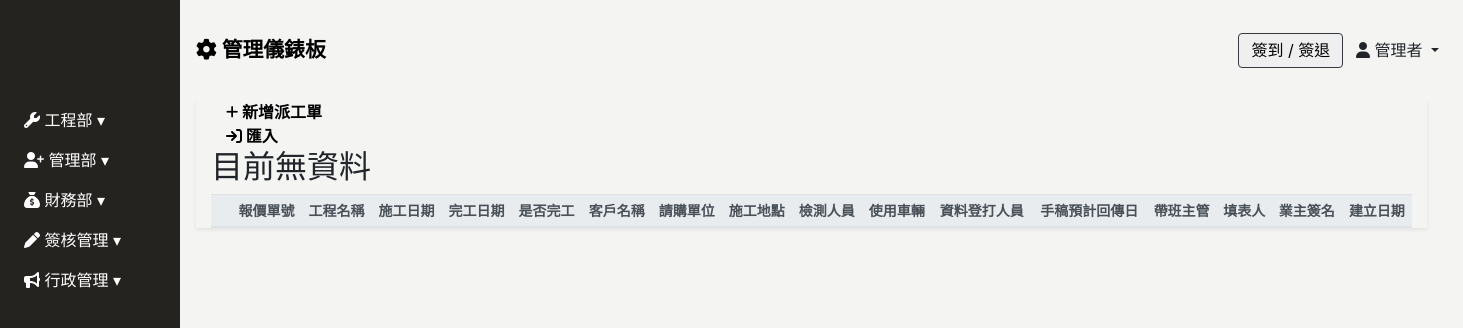
/employee_assign/ (signed in), run on an earlier commit of the app's database.
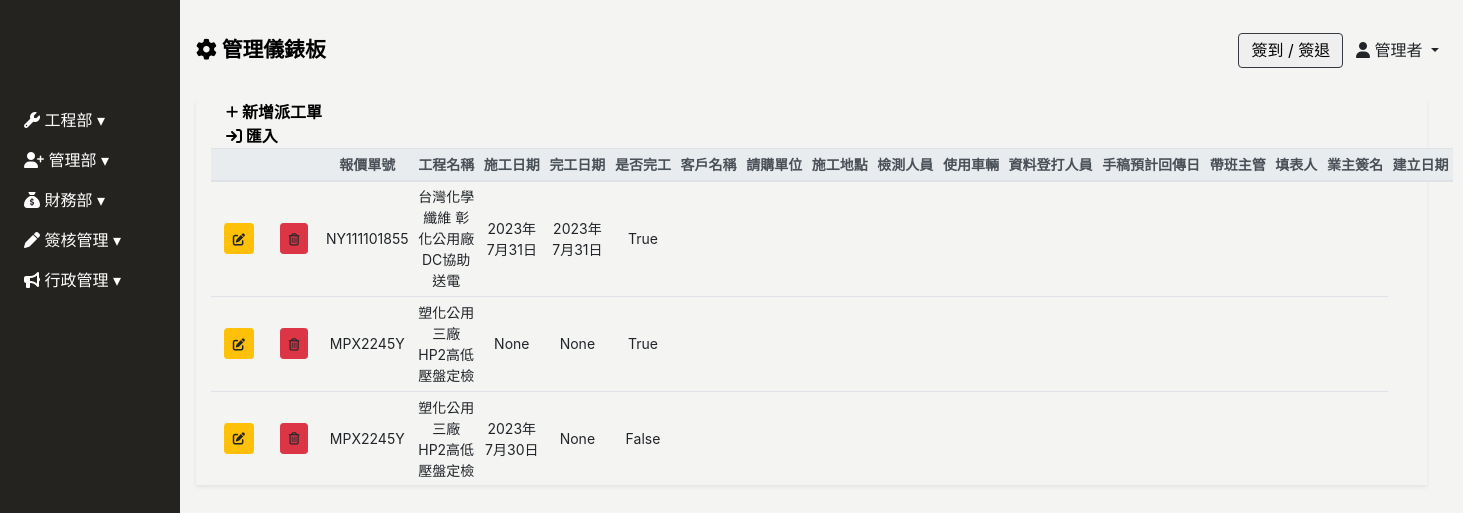
And on a later commit of the database.
### Backend/models.py (models this page shows, shortened)
class ModifiedModel(models.Model):
    modified_by = models.ForeignKey("Employee", on_delete=models.SET_NULL, null=True, blank=True)
    created_date = models.DateField(default=timezone.now,verbose_name='建立日期')
    update_date = models.DateField(auto_now=True, verbose_name='更新日期')
    class Meta:
        abstract = True

class Employee(ModifiedModel):
    GENDER_CHOICES = [
        ('M', '男'),
        ('F', '女'),
    ]
    BLOOD_TYPE_CHOICES = [
        ('A', 'A型'),
        ('B', 'B型'),
        ('AB','AB型'),
        ('O', 'O型'),
    ]
    MARITAL_STATUS_CHOICES = [
        ('M', '已婚'),
        ('S', '未婚'),
        ('D', '離異'),
    ]
    MILITARY_STATUS_CHOICES = [
        ('M', '義務役'),
        ('E', '免服役'),
        ('A', '替代役'),
    ]
    user = models.OneToOneField(User, null=True, blank=True, on_delete=models.CASCADE)
    profile_image = models.ImageField(upload_to='employee_profile/', blank=True, null=True, default='employee_profile/default_profile.png', verbose_name='員工照片')
    full_name = models.CharField(max_length=10, null=True, blank=True, verbose_name='員工名稱')
    employee_id	 = models.CharField(max_length=30, blank=True,verbose_name='員工ID')
    departments = models.ForeignKey('Department', on_delete=models.SET_NULL, blank=True, null=True, related_name='employees', verbose_name='部門名稱')# 你可以通过department.employees.all()访问一个部门的所有员工。
    position = models.CharField(max_length=30, null=True, blank=True, verbose_name='職稱')
    phone_number = models.CharField(max_length=20, null=True, blank=True,verbose_name='手機號碼')
    contact_number = models.CharField(max_length=20, null=True, blank=True,verbose_name='聯絡電話')
    start_date = models.DateField(null=True, blank=True, verbose_name='到職日期')
    seniority = models.DecimalField(max_digits=3, decimal_places=1, null=True, blank=True, verbose_name='目前年資')
    id_number = models.CharField(max_length=20, null=True, blank=True, verbose_name='身份證字號')
    birthday = models.DateField(null=True, blank=True, verbose_name='出生日期')
    gender = models.CharField(max_length=1, choices=GENDER_CHOICES, null=True, blank=True, verbose_name='性別')
    blood_type = models.CharField(max_length=2, choices=BLOOD_TYPE_CHOICES, null=True, blank=True, verbose_name='血型')
    birth_place = models.CharField(max_length=100, null=True, blank=True, verbose_name='出生地')
    marital_status = models.CharField(max_length=1, choices=MARITAL_STATUS_CHOICES, null=True, blank=True, verbose_name='婚姻狀況')
    military_status = models.CharField(max_length=1, choices=MILITARY_STATUS_CHOICES, null=True, blank=True, verbose_name='兵役狀況')
    permanent_address = models.CharField(max_length=50, null=True, blank=True, verbose_name='戶籍地址')
    current_address_city = models.CharField(max_length=50, null=True, blank=True, verbose_name='現居地址縣市')
    current_address = models.CharField(max_length=50, null=True, blank=True, verbose_name='現居地址')
    location = models.CharField(max_length=50, null=True, blank=True, verbose_name='所在地')
    company_email = models.EmailField(null=True, blank=True, verbose_name='公司E_Mail')
    personal_email = models.EmailField(null=True, blank=True, verbose_name='個人E_Mail')
    emergency_contact = models.CharField(max_length=50, null=True, blank=True, verbose_name='緊急聯絡人1')
    emergency_contact_relations = models.CharField(max_length=50, null=True, blank=True, verbose_name='關係1')
    emergency_contact_phone = models.CharField(max_length=20, null=True, blank=True, verbose_name='聯絡人電話1')
    class Meta:
        verbose_name = "員工"   # 單數
        verbose_name_plural = verbose_name   #複數

class Project_Employee_Assign(ModifiedModel):
    project_job_assign= models.ForeignKey(Project_Job_Assign,on_delete=models.CASCADE,related_name='project_employee_assign',null=True, blank=True, verbose_name="工程確認單")
    construction_date = models.DateField(null=True, blank=True, verbose_name="施工日期")
    completion_date = models.DateField(null=True, blank=True, verbose_name="完工日期")
    is_completed = models.BooleanField(verbose_name='完工狀態',blank=True,default=False)
    construction_location = models.CharField(max_length=100,null=True, blank=True, verbose_name='施工地點')
    inspector = models.ManyToManyField('Employee', related_name='employee_assign_work_employee', blank=True, verbose_name='檢測人員')
    vehicle = models.CharField(max_length=100,null=True, blank=True, verbose_name='使用車輛')
    manuscript_return_date = models.DateField(null=True, blank=True, verbose_name="手稿預計回傳日")
    lead_employee = models.ManyToManyField('Employee', related_name='employee_assign_lead_employee', blank=True, verbose_name='帶班主管')
    enterprise_signature = models.ImageField(null=True, blank=True, verbose_name='業主簽名')
    class Meta:
        verbose_name = "派工單"   # 單數
        verbose_name_plural = verbose_name   #複數
        ordering = ['-id']

class Project_Job_Assign(ModifiedModel):
    project_confirmation= models.ForeignKey(Project_Confirmation,on_delete=models.CASCADE,related_name='project',null=True, blank=True, verbose_name="工程確認單") # 連帶帶出來的資料可重複
    attendance_date =models.JSONField(null=True, blank=True, verbose_name="出勤日期")
    work_employee = models.ManyToManyField('Employee', related_name='projects_work_employee', blank=True, verbose_name='工作人員')
    lead_employee = models.ManyToManyField('Employee', related_name='projects_lead_employee', blank=True, verbose_name="帶班人員")
    vehicle = models.CharField(max_length=100,null=True, blank=True, verbose_name='使用車輛')
    location = models.CharField(max_length=100,null=True, blank=True, verbose_name="工作地點")
    project_type = models.CharField(max_length=100,null=True, blank=True, verbose_name='工作類型')
    remark = models.TextField(null=True, blank=True, verbose_name="備註")
    attachment = models.FileField(upload_to="project-attachment/", null=True, blank=True, verbose_name="工確單附件")
    class Meta:
        verbose_name = "工作派任計畫"   # 單數
        verbose_name_plural = verbose_name   #複數
        ordering = ['-id']
    def attachment_link(self):
        if self.attachment:
            return format_html("<a href='%s' download>下載</a>" % (self.attachment.url,))
        else:
            return "無"
    attachment_link.allow_tags = True

class Project_Confirmation(ModifiedModel):
    project_confirmation_id = models.CharField(max_length=100, null=True, blank=True, verbose_name="工確單編號")
    quotation_id = models.CharField(max_length=100, null=True, blank=True, verbose_name="報價單號")
    project_name = models.CharField(max_length=100, null=True, blank=True, verbose_name="工程名稱")
    order_id = models.CharField(max_length=100, null=True, blank=True, verbose_name='訂單編號')
    c_a = models.CharField(max_length=100, null=True, blank=True, verbose_name='母案編號')
    client = models.CharField(max_length=100, null=True, blank=True, verbose_name='客戶簡稱')
    requisition = models.CharField(max_length=100, null=True, blank=True, verbose_name='請購單位')
    turnover = models.CharField(max_length=10, null=True, blank=True, verbose_name='成交金額')
    is_completed = models.BooleanField(verbose_name='完工狀態',blank=True,default=False)
    completion_report_employee = models.ManyToManyField(Employee, related_name='projects_confirmation_report_employee', blank=True, verbose_name='完工回報人')
    completion_report_date = models.DateField(null=True, blank=True, verbose_name="完工回報日期")
    remark = models.TextField(null=True, blank=True, verbose_name="備註")
    reassignment_attachment = models.FileField(upload_to="project_confirmation_reassignment_attachment", null=True, blank=True, verbose_name="完工重派附件")
    class Meta:
        verbose_name = "工程確認單"   # 單數
        verbose_name_plural = verbose_name   #複數
        ordering = ['-id']

### Frontend/views.py (the view)
# urls.py: path('employee_assign/', login_required(views.Employee_Assign_ListView.as_view()), name='employee_assign'),
class Employee_Assign_ListView(ListView):
    model = Project_Employee_Assign
    template_name = 'employee_assign/employee_assign.html'
    context_object_name = 'Project_Employee_Assign'
    def get_context_data(self, **kwargs):
        context = super().get_context_data(**kwargs)
        context["employees_list"] = employee = Employee.objects.values('id','user__username')
        context["all_project_job_assign"] = Project_Job_Assign.objects.values('id','project_confirmation__project_confirmation_id')
        return context

### Frontend/templates/employee_assign/employee_assign.html (shortened to what this page needs)
{% extends 'base/base_dashboard.html' %}
{% block import %}
{% load static%}
<link rel="stylesheet" href="{% static 'css/employee_assign/employee_assign.css' %}">
{% endblock %}
{% block main %}
<div class="main px-3">
    <div class="employee-assign-table container-fluid shadow-sm table-responsive-lg">
        <table class="table table-sm table-hover text-center" id="table" data-toggle="table" data-sortable="true"
            data-show-export="true" data-toolbar="#toolbar" data-pagination="true" data-search="true"
            data-show-columns="true" data-filter-strict-search="true" data-show-columns-toggle-all="true"
            data-export-types="['excel', 'json', 'csv', 'txt']" data-export-options='{"fileName": "派工單"}'>
            <div id="toolbar">
                <div class="employee-assign-header container-fluid">
                    <a href="" class="font-weight-bold" id="sys_new" data-toggle="modal"
                        data-target="#employee-assign-modal">
                        <i class="fa-solid fa-plus fa-sm" style="color: #000000;"></i> 新增派工單
                    </a>
                    <br>
                    <a href="" class="font-weight-bold" id="">
                        <i class="fa-solid fa-arrow-right-to-bracket" style="color: #000000;"></i> 匯入
                    </a>
                </div>
                <thead class="thead-light" style="font-size: 14px;">
                    <tr class="text-nowrap">
                        <th data-force-hide="true"></th>
                        <th data-force-hide="true"></th>
                        <th data-field="quotation_id" data-sortable="true">報價單號</th>
                        <th data-field="project_name" data-sortable="true">工程名稱</th>
                        <th data-field="construction_date" data-sortable="true">施工日期</th>
                        <th data-field="completion_date" data-sortable="true">完工日期</th>
                        <th data-field="is_completed" data-sortable="true">是否完工</th>
                        <th data-field="client" data-sortable="true">客戶名稱</th>
                        <th data-field="requisition" data-sortable="true">請購單位</th>
                        <th data-field="created_date" data-sortable="true">施工地點</th>
                        <th data-field="created_date" data-sortable="true">檢測人員</th>
                        <th data-field="created_date" data-sortable="true">使用車輛</th>
                        <th data-field="created_date" data-sortable="true">資料登打人員</th>
                        <th data-field="created_date" data-sortable="true">手稿預計回傳日</th>
                        <th data-field="created_date" data-sortable="true">帶班主管</th>
                        <th data-field="created_date" data-sortable="true">填表人</th>
                        <th data-field="created_date" data-sortable="true">業主簽名</th>
                        <th data-field="created_date" data-sortable="true">建立日期</th>
                    </tr>
                </thead>
                <tbody style="font-size: 14px;">
                    {% for p in Project_Employee_Assign %}
                    <tr>
                        <td>
                            <a type="button" data-url="project_employee_assign" data-id="{{p.id}}"
                                class="sys_get btn btn-sm btn-warning my-2 mx-md-2" data-toggle="modal"
                                data-target="#employee-assign-modal"></a>
                        </td>
                        <td>
                            <a data-url="project_employee_assign" data-id="{{p.id}}" type="button"
                                class="sys_del btn btn-sm btn-danger my-2 mx-md-2"></a>
                        </td>
                        <td>{{ p.project_job_assign.project_confirmation.quotation_id }}</td>
                        <td>{{ p.project_job_assign.project_confirmation.project_name }}</td>
                        <td>{{ p.construction_date }}</td>
                        <td>{{ p.completion_date }}</td>
                        <td>{{ p.is_completed }}</td>
                        <td></td>
                        <td></td>
                        <td></td>
                        <td></td>
                        <td></td>
                        <td></td>
                        <td></td>
                        <td></td>
                        <td></td>
                        <td></td>
                    </tr>
                    {% empty %}
                    <h2>
                        目前無資料
                    </h2>
                    {% endfor %}
                </tbody>
        </table>
    </div>
</div>
{% endblock %}

### Frontend/templates/base/base_dashboard.html (shortened to what this page needs)
<!DOCTYPE html>
<html lang="zh-Hant">
<head>
    <link rel="stylesheet" href="https://stackpath.bootstrapcdn.com/bootstrap/4.2.1/css/bootstrap.min.css"
>
        <link rel="stylesheet" href="https://cdnjs.cloudflare.com/ajax/libs/font-awesome/6.4.0/css/all.min.css">
        <link href="https://unpkg.com/bootstrap-table@1.22.1/dist/bootstrap-table.min.css" rel="stylesheet">
        <link href="https://cdn.rawgit.com/harvesthq/chosen/gh-pages/chosen.min.css" rel="stylesheet" />
    {% load static%}
    <link rel="stylesheet" href="{% static 'css/base/base.css' %}">
    <link rel="stylesheet" href="{% static 'css/index/index-login.css' %}">
    <link href="https://cdn.jsdelivr.net/npm/select2@4.1.0-rc.0/dist/css/select2.min.css" rel="stylesheet" />
    {% block import %}
    {% endblock %}
</head>
<body>
    {% include 'base/sidebar.html' %}
    {% include 'base/header.html' %}
    {% block main %}
    {% endblock %}
</body>
<link href="https://cdn.jsdelivr.net/npm/sweetalert2@11.7.16/dist/sweetalert2.min.css
" rel="stylesheet">
</html>

### Frontend/templates/base/sidebar.html (shortened to what this page needs)
<div class="sidebar pl-2 collapse width show" id="sidebarCollapse">
    <div class="sidebar-logo">
    </div>
    <ul class="nav flex-column">
        <li class="nav-item">
            <a class="nav-link collapsed" href="#" data-target="#engineerCollapse" data-toggle="collapse" aria-expanded="false" aria-controls="engineerCollapse">
                <i class="fa-solid fa-wrench" style="color: #ffffff;"></i> 工程部
            </a>
        </li>
        <li class="nav-item">
            <a class="nav-link collapsed" href="#" data-target="#personnelCollapse" data-toggle="collapse" aria-expanded="false" aria-controls="personnelCollapse">
                <i class="fa-solid fa-user-plus" style="color: #ffffff;"></i> 管理部
            </a>
        </li>
        <li class="nav-item">
            <a class="nav-link collapsed" href="#financialCollapse" data-toggle="collapse" aria-expanded="false" aria-controls="financialCollapse">
                <i class="fa-solid fa-sack-dollar" style="color: #ffffff;"></i> 財務部
            </a>
        </li>
        <li class="nav-item">
            <a class="nav-link collapsed" href="#reimbursementCollapse" data-toggle="collapse" aria-expanded="false" aria-controls="reimbursementCollapse">
                <i class="fa-solid fa-pen" style="color: #ffffff;"></i> 簽核管理
            </a>
        </li>
        <li class="nav-item">
            <a class="nav-link collapsed" href="#newsCollapse" data-toggle="collapse" aria-expanded="false" aria-controls="newsCollapse">
                <i class="fa-solid fa-bullhorn" style="color: #ffffff;"></i> 行政管理
            </a>
        </li>
    </ul>
</div>

### Frontend/templates/base/header.html (shortened to what this page needs)
<header class="d-flex justify-content-between align-items-center px-3">
    <div>
        <a href="{% url 'index' %}" style="color: #000; text-decoration: none;">
            <span class="font-weight-bold" style="font-size: clamp(1rem, 2vw, 1.3rem);">
                <i class="fa-solid fa-gear"></i> 管理儀錶板
            </span>
        </a>
    </div>
    <div>
        <button type="button" class="border border-dark rounded mr-2" data-toggle="modal" data-target="#clock-inout" @click="catchDateTime">
            簽到 / 簽退
        </button>
        <span class="dropdown-toggle mr-2" data-toggle="dropdown">
            <i class="fa-solid fa-user"></i> {{ request.user.employee.full_name }}
        </span>
    </div>
</header>
{% load static %}

What changed in the data, as far as the page shows it:
added Project_Employee_Assign: project_job_assign.project_confirmation.quotation_id "NY111101855", project_job_assign.project_confirmation.project_name "台灣化學纖維 彰化公用廠DC協助送電", construction_date "2023年7月31日", completion_date "2023年7月31日", is_completed "True"
added Project_Employee_Assign: project_job_assign.project_confirmation.quotation_id "MPX2245Y", project_job_assign.project_confirmation.project_name "塑化公用三廠 HP2高低壓盤定檢", construction_date "None", completion_date "None", is_completed "True"
added Project_Employee_Assign: project_job_assign.project_confirmation.quotation_id "MPX2245Y", project_job_assign.project_confirmation.project_name "塑化公用三廠 HP2高低壓盤定檢", construction_date "2023年7月30日", completion_date "None", is_completed "False"
Also different on the page:
text no longer shown: "目前無資料"
